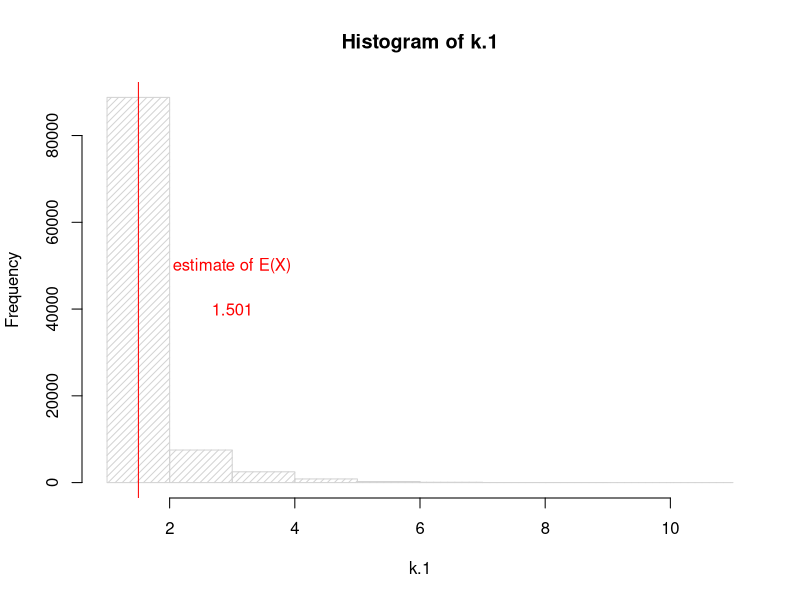
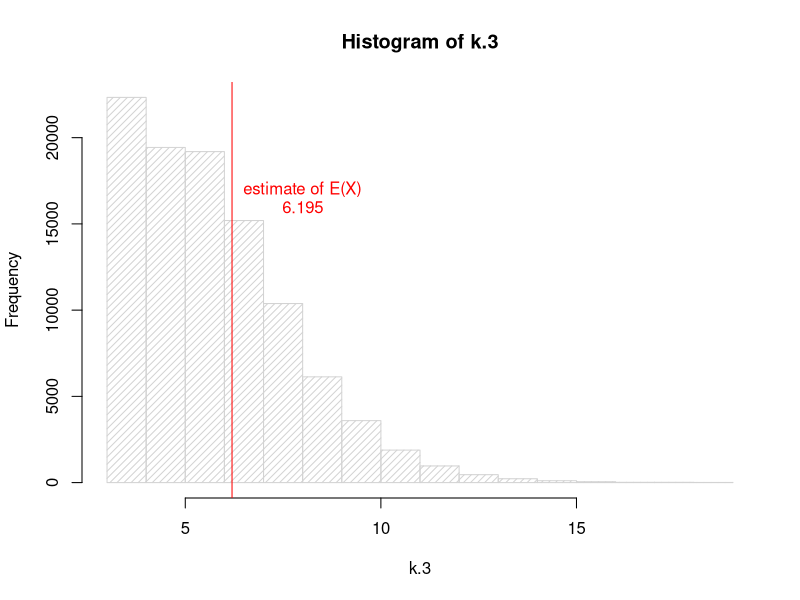
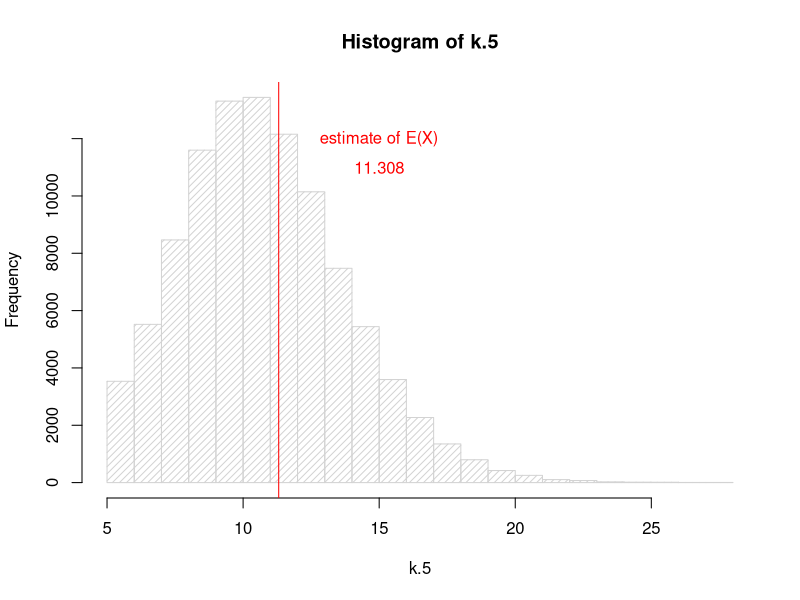

Source code (R) for these figures, in order:
### Rock Paper Scissors
# Author: Tomsaz Gliniecki
## how many trials to win/loose
## how many trials to win (win = 3 wins)

# R=1,S=3,P=2;
elements <- c("R","P","S");
p <- c(1/3,1/3,1/3);
n <- 1e5;

ties <- 0;

play_rps <- function(lives=1) {
    p0win <- 0;
    p1win <- 0;
    #game loop
    t <- 0;
    while(1) {

        #independent choices
        player0 <- sample(elements,size=1,prob=p);
        player1 <- sample(elements,size=1,prob=p);

        ifelse ((player0=="R" && player1=="S"), p0win <- p0win+1,
        ifelse ((player0=="R" && player1=="P"), p1win <- p1win+1,
        
        ifelse ((player0=="P" && player1=="R"), p0win <- p0win+1,
        ifelse ((player0=="P" && player1=="S"), p1win <- p1win+1,

        ifelse ((player0=="S" && player1=="P"), p0win <- p0win+1,
        ifelse ((player0=="S" && player1=="R"), p1win <- p1win+1,NA))))));

        t <- t+1;       

        if (p0win>=lives || p1win>=lives) {
            break
        }
    }

    return(t);
}
# arrays of numbers of trials till succes per simulation.
k.1 = c();
k.3 = c();
k.5 = c();
# simulation loop 1 lives
for (i in c(0:n)) {
    k.1<- c(k.1,play_rps());
}
hist(k.1,dens=20,breaks=max(k.1));mean(k.1);
abline(v=mean(k.1),col="red");
text(3,5e4,"estimate of E(X)", col = "red")
text(3,4e4,round(mean(k.1),digits=3), col = "red")

# simulation loop 3 lives
for (i in c(0:n)) {
    k.3 <- c(k.3,play_rps(3));
}
hist(k.3,dens=20,breaks=max(k.3));mean(k.3);
abline(v=mean(k.3),col="red");
text(8,1.7e4,"estimate of E(X)", col = "red")
text(8,1.6e4,round(mean(k.3),digits=3), col = "red")


# simulation loop 5 lives
for (i in c(0:n)) {
    k.5 <- c(k.5,play_rps(5));
}
hist(k.5,dens=20,max(k.5));mean(k.5);
abline(v=mean(k.5),col="red");
text(15,1.2e4,"estimate of E(X)", col = "red")
text(15,1.1e4,round(mean(k.5),digits=3), col = "red")
